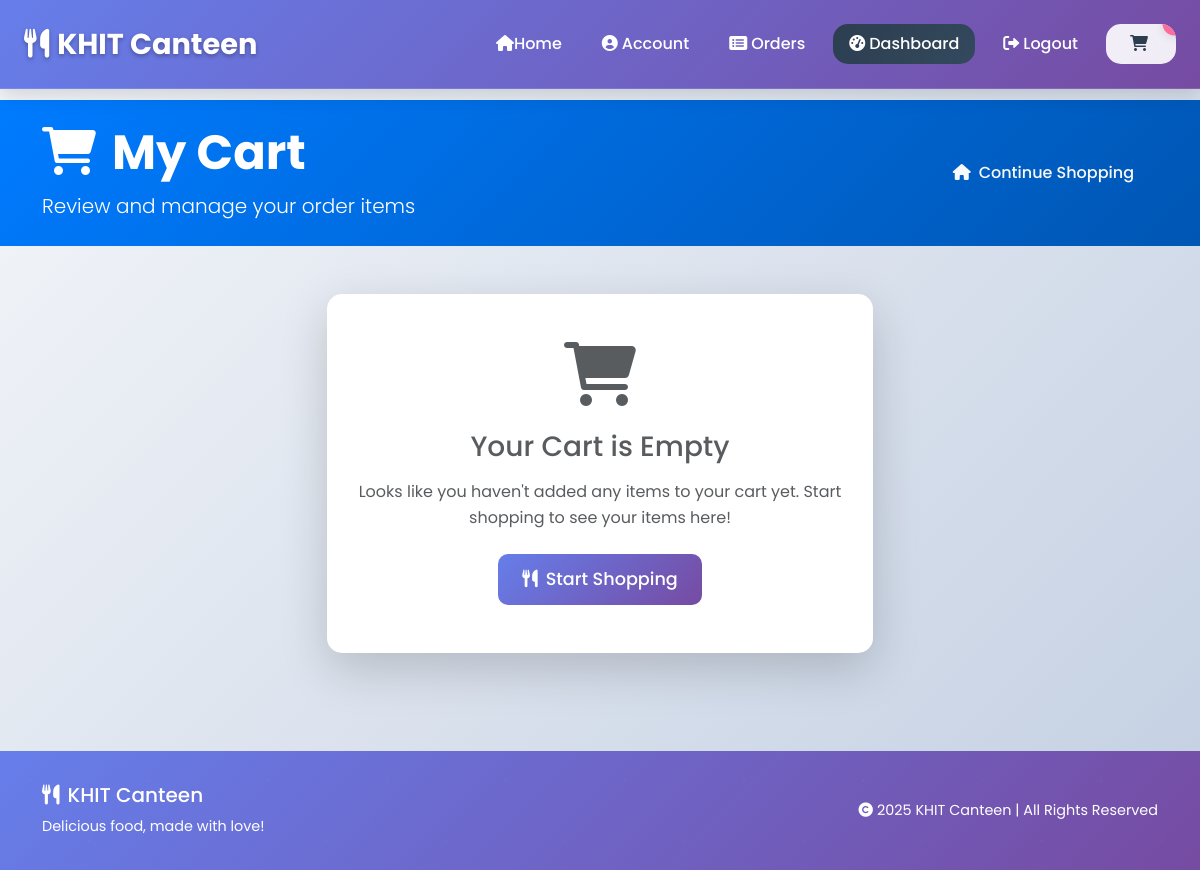
The page /cart/ (signed in) on the database as committed earlier.
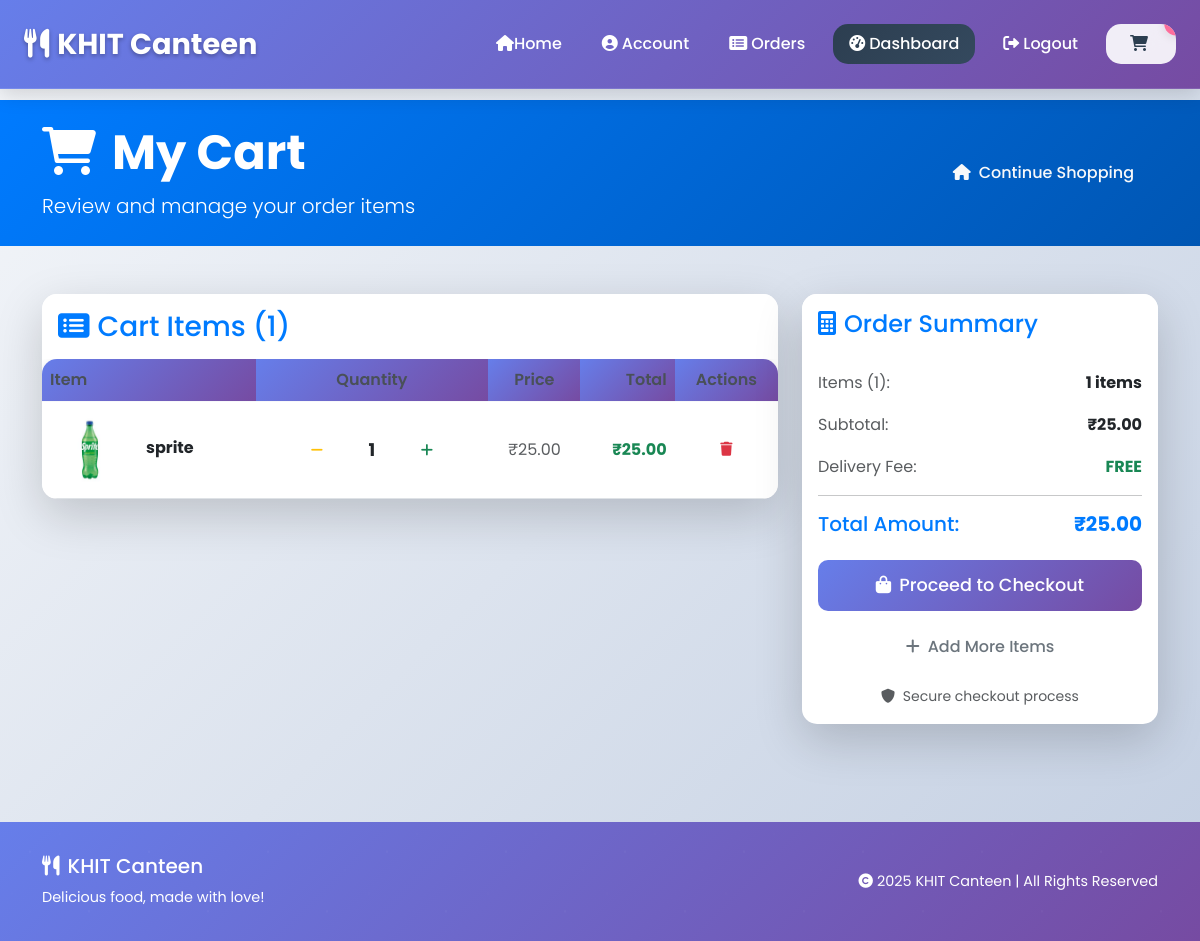
The same page on the database as committed later.
### home/models.py (models this page shows, shortened)
class BaseModel(models.Model):#abstract base class for common fields // models	A module  //Model	A class inside that module
    uid = models.UUIDField(primary_key=True, default=uuid.uuid4, editable=False)
    created_at = models.DateTimeField(auto_now_add=True)#automatically sets the field to now when the object is created.
    updated_at = models.DateTimeField(auto_now=True)
    class Meta:  #not created as a table ,fields are inherited by other models
        abstract = True

class Cart(BaseModel):
    user=models.ForeignKey(User,null=True,blank=True,on_delete=models.SET_NULL,related_name='carts')
    is_paid=models.BooleanField(default=False)# means the user has not checked out.
    status = models.CharField(
        max_length=20,
        choices=[('pending', 'Pending'),('accepted', 'Accepted'),('completed', 'Completed')],
        default='pending'
    )
    payment_method = models.CharField(
        max_length=20,
        choices=[('cod', 'Cash on Delivery'), ('online', 'Online Payment')],
        null=True,
        blank=True
    )
    def get_cart_total(self):
        try:
            return sum(item.get_total_price() for item in self.cart_items.all())
        except:
            return 0

class CartItem(BaseModel):
    cart=models.ForeignKey(Cart,on_delete=models.CASCADE,related_name='cart_items')
    food_items=models.ForeignKey(Item,on_delete=models.CASCADE)#Represents an item inside a specific cart.
    quantity = models.PositiveIntegerField(default=1, validators=[MinValueValidator(1)])
    def get_total_price(self):
        try:
            return self.food_items.price * self.quantity
        except:
            return 0

class Item(BaseModel):
    category=models.ForeignKey(ItemCategory,on_delete=models.CASCADE,related_name='items')
    item_name = models.CharField(max_length=100)
    price=models.DecimalField(max_digits=10, decimal_places=2, validators=[MinValueValidator(0.01)])
    images=models.ImageField(upload_to='items')
    is_available = models.BooleanField(default=True)

### home/views.py (the view)
# urls.py: path('cart/', cart, name='cart'),
@login_required(login_url='/login/')
def cart(request):
    try:
        cart, created = Cart.objects.get_or_create(user=request.user, is_paid=False)
        return render(request, 'cart.html', {'cart': cart})
    except Exception as e:
        logger.error(f"Cart view error: {e}")
        messages.error(request, "Error loading cart.")
        return redirect('home')

### home/context_processors.py (called while the page is built)
def cart_count(request):
    if request.user.is_authenticated:
        try:
            cart = Cart.objects.filter(user=request.user, is_paid=False).first()
            if cart:
                count = cart.cart_items.aggregate(total=Sum('quantity'))['total'] or 0
                return {'cart_count': count}
            return {'cart_count': 0}
        except:
            return {'cart_count': 0}
    return {'cart_count': 0}

### home/templates/cart.html (shortened to what the changed rows need)
{% extends "base.html" %}
{%load static%}
{% block start %}
<div class="container-fluid bg-primary text-white py-4">
    <div class="container">
        <div class="row align-items-center">
            <div class="col-md-8">
                <h1 class="display-5 fw-bold mb-2">
                    <i class="fas fa-shopping-cart me-3"></i>My Cart
                </h1>
            </div>
        </div>
    </div>
</div>
<div class="container my-5">
    {% if cart and cart.cart_items.all %}
        <div class="row">
            <div class="col-lg-8">
                <div class="card shadow-lg border-0 mb-4">
                    <div class="card-header bg-white border-0 py-3">
                        <h3 class="card-title mb-0 text-primary">
                            <i class="fas fa-list-alt me-2"></i>Cart Items ({{ cart.cart_items.count }})
                        </h3>
                    </div>
                    <div class="card-body p-0">
                        <div class="table-responsive">
                            <table class="table table-hover mb-0">
                                <thead class="table-light">
                                    <tr>
                                        <th class="border-0">Item</th>
                                        <th class="border-0 text-center">Quantity</th>
                                        <th class="border-0 text-center">Price</th>
                                        <th class="border-0 text-end">Total</th>
                                        <th class="border-0 text-center">Actions</th>
                                    </tr>
                                </thead>
                                <tbody>
                                    {% for item in cart.cart_items.all %}
                                    <tr class="cart-item-row">
                                        <td>
                                            <div class="d-flex align-items-center">
                                                <div class="me-3">
                                                    <img src="{{ item.food_items.images.url }}"
                                                         class="rounded"
                                                         style="height:80px;width:80px;object-fit:cover;"
                                                         onerror="this.onerror=null;this.src='/static/default-image.jpg';">
                                                </div>
                                                <div>
                                                    <h6 class="mb-1 fw-bold">{{ item.food_items.item_name }}</h6>
                                                </div>
                                            </div>
                                        </td>
                                        <td class="text-center">
                                            <div class="quantity-controls">
                                                <button class="btn btn-outline-warning btn-sm quantity-btn"
                                                        onclick="updateQuantity('{{ item.uid }}', 'decrease', event)">
                                                    <i class="fas fa-minus"></i>
                                                </button>
                                                <span class="quantity-display mx-3 fw-bold">{{ item.quantity }}</span>
                                                <button class="btn btn-outline-success btn-sm quantity-btn"
                                                        onclick="updateQuantity('{{ item.food_items.uid }}', 'increase', event)">
                                                    <i class="fas fa-plus"></i>
                                                </button>
                                            </div>
                                        </td>
                                        <td class="text-center">
                                            <span class="text-muted">₹{{ item.food_items.price }}</span>
                                        </td>
                                        <td class="text-end">
                                            <span class="fw-bold text-success">₹{{ item.get_total_price }}</span>
                                        </td>
                                        <td class="text-center">
                                            <button class="btn btn-outline-danger btn-sm"
                                                    onclick="removeItem('{{ item.uid }}')">
                                                <i class="fas fa-trash"></i>
                                            </button>
                                        </td>
                                    </tr>
                                    {% endfor %}
                                </tbody>
                            </table>
                        </div>
                    </div>
                </div>
            </div>
            <div class="col-lg-4">
                <div class="card shadow-lg border-0">
                    <div class="card-header bg-white border-0 py-3">
                        <h4 class="card-title mb-0 text-primary">
                            <i class="fas fa-calculator me-2"></i>Order Summary
                        </h4>
                    </div>
                    <div class="card-body">
                        <div class="d-flex justify-content-between align-items-center mb-3">
                            <span class="text-muted">Items ({{ cart.cart_items.count }}):</span>
                            <span class="fw-bold">{{ cart.cart_items.count }} items</span>
                        </div>
                        <div class="d-flex justify-content-between align-items-center mb-3">
                            <span class="text-muted">Subtotal:</span>
                            <span class="fw-bold">₹{{ cart.get_cart_total|floatformat:2 }}</span>
                        </div>
                        <div class="d-flex justify-content-between align-items-center mb-3">
                            <span class="text-muted">Delivery Fee:</span>
                            <span class="text-success fw-bold">FREE</span>
                        </div>
                        <hr class="my-3">
                        <div class="d-flex justify-content-between align-items-center mb-4">
                            <h5 class="mb-0 text-primary">Total Amount:</h5>
                            <h5 class="mb-0 text-primary fw-bold">₹{{ cart.get_cart_total|floatformat:2 }}</h5>
                        </div>
                        <div class="d-grid gap-3">
                            <a href="{% url 'confirm_order' %}" class="btn btn-primary btn-lg">
                                <i class="fas fa-shopping-bag me-2"></i>Proceed to Checkout
                            </a>
                            <a href="{% url 'home' %}" class="btn btn-outline-secondary">
                                <i class="fas fa-plus me-2"></i>Add More Items
                            </a>
                        </div>
                        <div class="text-center mt-3">
                            <small class="text-muted">
                                <i class="fas fa-shield-alt me-1"></i>
                                Secure checkout process
                            </small>
                        </div>
                    </div>
                </div>
            </div>
        </div>
    {% else %}
        <div class="row justify-content-center">
            <div class="col-lg-6">
                <div class="card shadow-lg border-0">
                    <div class="card-body text-center py-5">
                        <div class="mb-4">
                            <i class="fas fa-shopping-cart fa-4x text-muted"></i>
                        </div>
                        <h3 class="text-muted mb-3">Your Cart is Empty</h3>
                        <p class="text-muted mb-4">Looks like you haven't added any items to your cart yet. Start shopping to see your items here!</p>
                        <a href="{% url 'home' %}" class="btn btn-primary btn-lg">
                            <i class="fas fa-utensils me-2"></i>Start Shopping
                        </a>
                    </div>
                </div>
            </div>
        </div>
    {% endif %}
</div>
{% endblock %}

Rows that differ between the two databases and show on the page:
added Cart: cart_items.count "1", get_cart_total "25.00"
added CartItem: food_items.images (picture), food_items.item_name "sprite", quantity "1", food_items.price "25.00", get_total_price "25.00"
Other text that changed with them:
text no longer shown: "Your Cart is Empty Looks like you haven't added any items to your cart yet. Start shopping to see your items here! Start Shopping"
text now shown: "Cart Items ( ) Item Quantity Price Total Actions Order Summary Items ( ): items Subtotal: ₹ Delivery Fee: FREE Total Amount: ₹ Proceed to Checkout Add More Items Secure checkout process"
